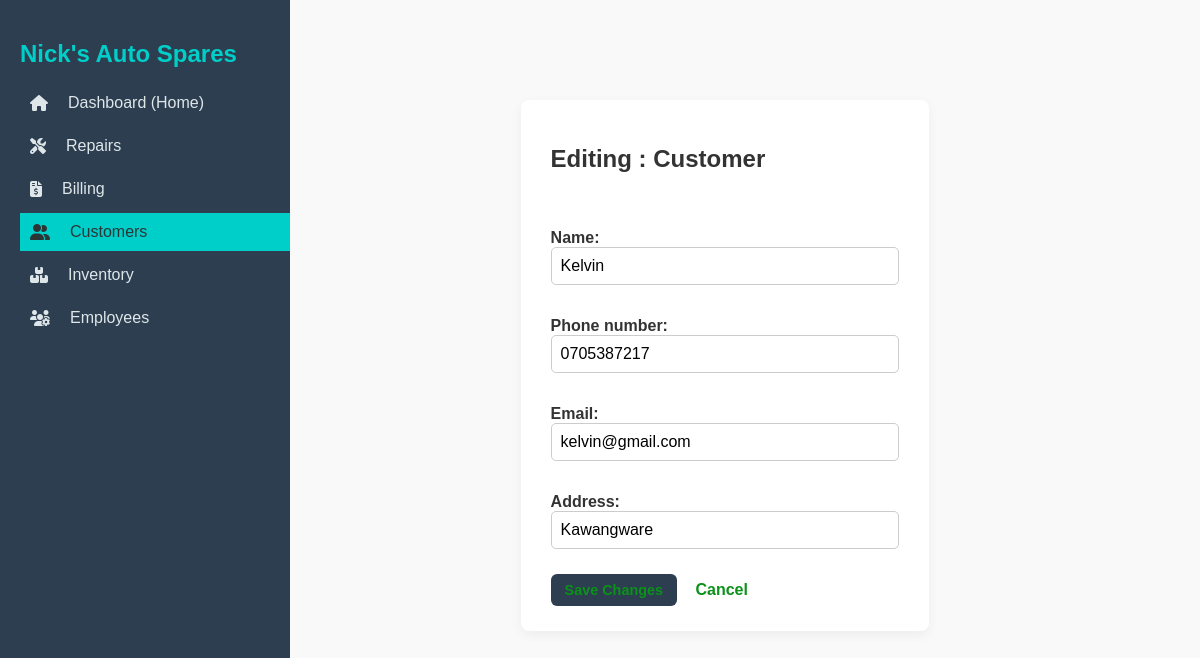
Page /customers/edit/1/ (signed in) on the committed database.
### customers/models.py (models this page shows, shortened)
class Customer(models.Model):
    name = models.CharField(max_length=100)
    phone_number = models.CharField(max_length=20, unique=True)
    email = models.EmailField(blank=True, null=True)
    address = models.TextField(blank=True, null=True)
    date_created = models.DateTimeField(auto_now_add=True)

### customers/views.py (the view)
# urls.py: path('edit/<int:pk>/', views.edit_customer, name='edit_customer'),
@login_required
def edit_customer(request, pk):
    customer = get_object_or_404(Customer, pk=pk)
    if request.method == 'POST':
        form = CustomerForm(request.POST, instance=customer)
        if form.is_valid():
            form.save()
            return redirect('customer_list')
    else:
        form = CustomerForm(instance=customer)
    return render(request, 'customers/edit_customer.html', {'form': form, 'customer': customer})

### customers/forms.py
class CustomerForm(forms.ModelForm):
    class Meta:
        model = Customer
        fields = ['name', 'phone_number', 'email', 'address']
        widgets = {
            'name': forms.TextInput(attrs={'class': 'form-control'}),
            'phone_number': forms.TextInput(attrs={'class': 'form-control'}),
            'email': forms.TextInput(attrs={'class': 'form-control'}),
            'address': forms.TextInput(attrs={'class': 'form-control'}),
        }

### customers/templates/customers/edit_customer.html (shortened to what this page needs)
{% extends "base_dashboard.html" %}
{% block content %}
<div class="container">
    <div class="page-card">
        <div class="page-header">
            <h2>Editing : Customer</h2>
        </div>
        <form method="post">
            <div class="form-group">
                {{ form.as_p }}
            </div>
            <button type="submit" class="action-button green">Save Changes</button>
            <a href="{% url 'customer_list' %}" class="action-button red">Cancel</a>
        </form>
    </div>
</div>
{% endblock %}

### static/css/styles.css (style rules this page uses)
body { font-family: Arial, sans-serif; background-color: #f9f9f9; color: #333; margin: 0; padding: 0; }
.container { display: flex; justify-content: center; align-items: center; padding-top: 50px; }
input[type="text"], input[type="password"], select { width: 100%; padding: 8px 12px; border: 1px solid #ccc; border-radius: 6px; font-size: 14px; box-sizing: border-box; }
.button, .logout-button, input[type="submit"], button { background-color: #2c3e50; color: white; border: none; padding: 6px 12px; text-decoration: none; border-radius: 4px; cursor: pointer; font-size: 0.9rem; }
.page-card { background-color: #fff; padding: 25px 30px; border-radius: 8px; box-shadow: 0 4px 12px rgba(0, 0, 0, 0.05); margin-top: 30px; }
.page-header { display: flex; justify-content: space-between; align-items: center; margin-bottom: 20px; }
.action-button { padding: 8px 14px; border: none; border-radius: 6px; text-decoration: none; color: #0b9219; font-weight: bold; }
.form-group { margin-bottom: 9px; display: flex; flex-direction: column; }
.form-group label { font-weight: bold; margin-bottom: 5px; }
.form-group input, .form-group select, .form-group textarea { margin-top: 0%; padding: 9px; font-size: 1rem; border: 1px solid #ccc; border-radius: 5px; }

### templates/base_dashboard.html (style rules this page uses)
body { margin: 0; font-family: Arial, sans-serif; height: 100vh; }

### rows in the picture
Customer: name "Kelvin", phone_number "0705387217", email "kelvin@gmail.com", address "Kawangware"
